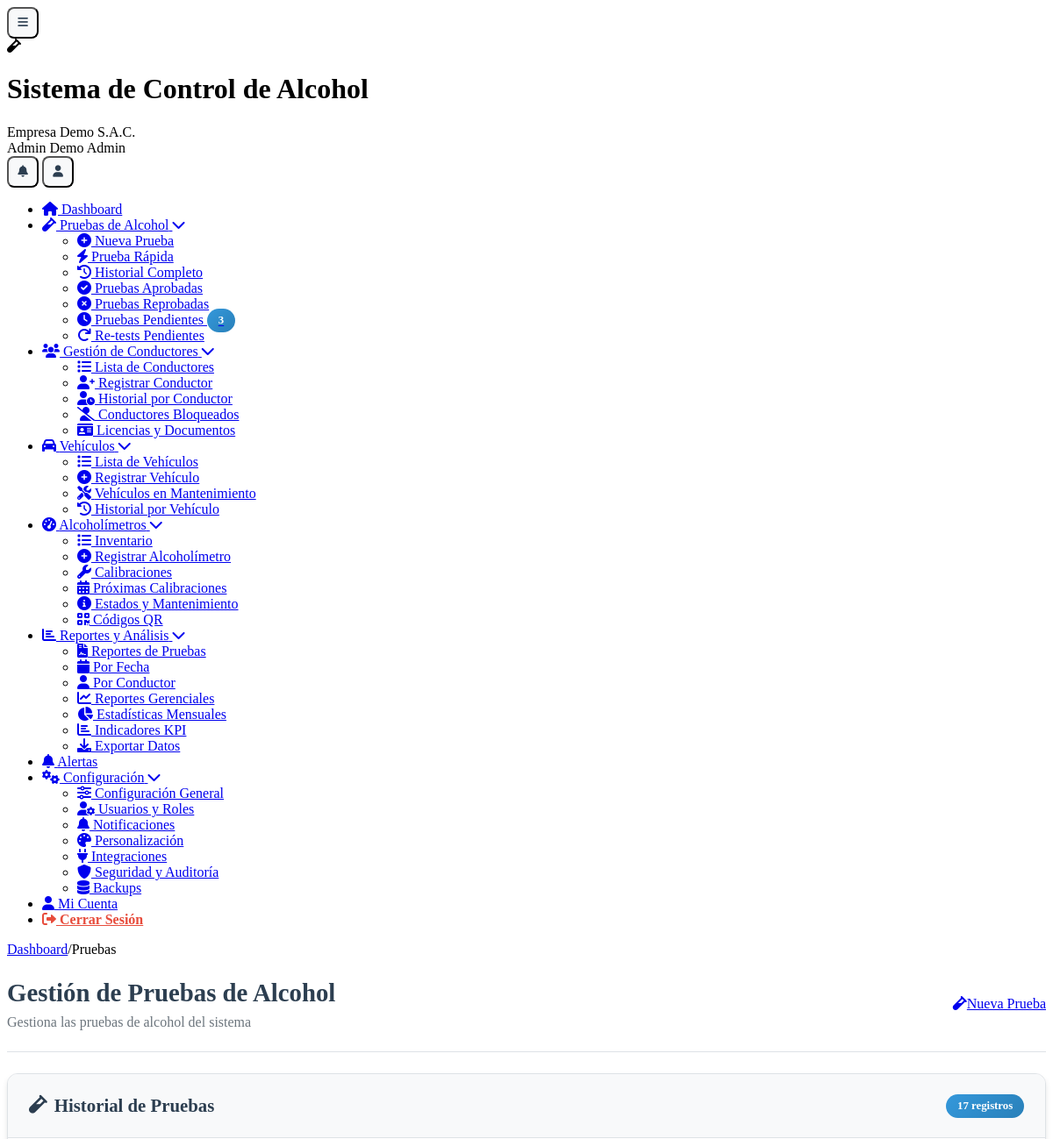
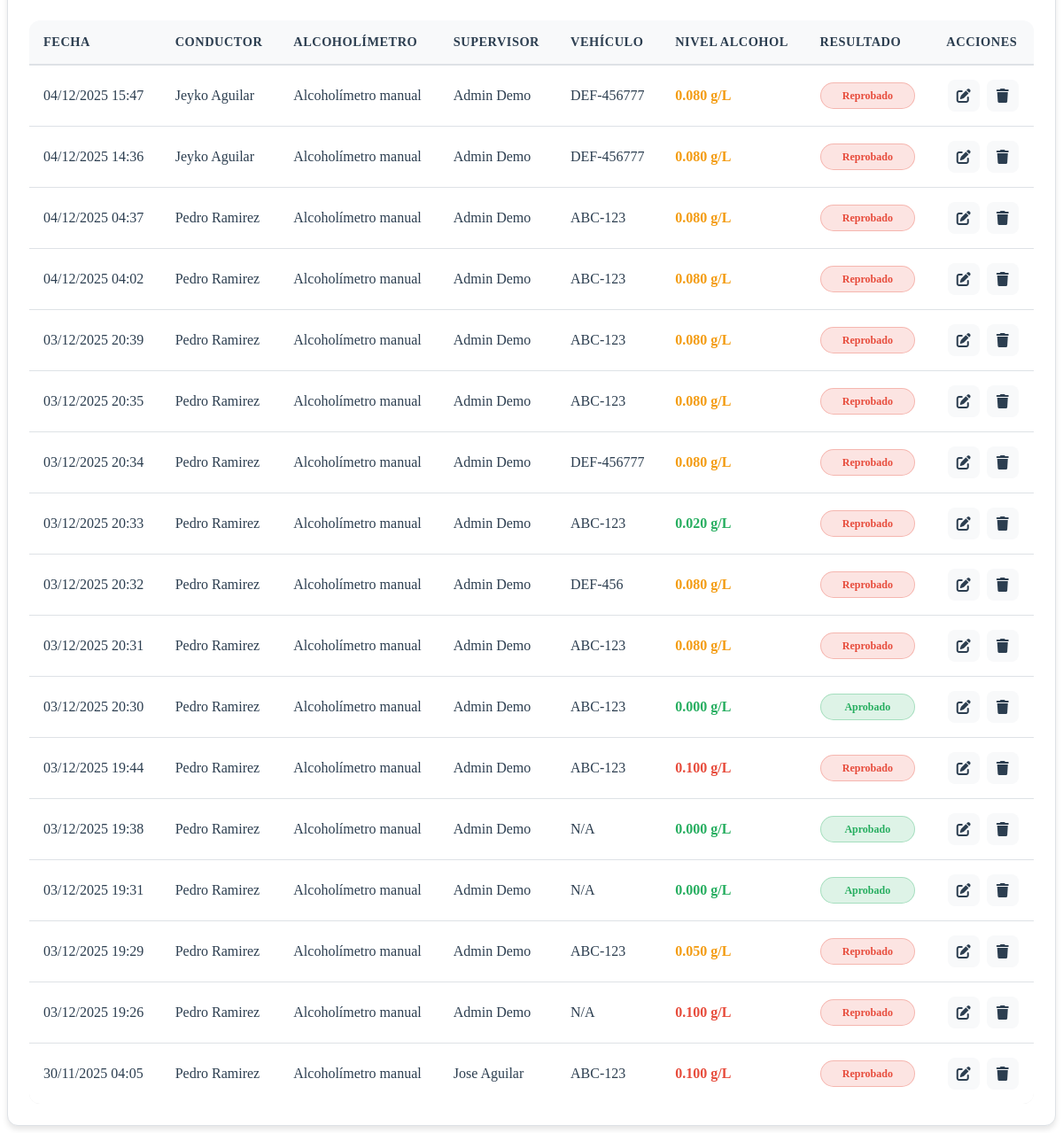
/nueva-prueba.php (signed in), run on the app's committed database (2 pictures, top to bottom).
### tables this page shows
CREATE TABLE `usuarios` (
  `id` int(11) NOT NULL,
  `cliente_id` int(11) DEFAULT NULL,
  `nombre` varchar(100) NOT NULL,
  `apellido` varchar(100) DEFAULT NULL,
  `email` varchar(255) NOT NULL,
  `password` varchar(255) NOT NULL,
  `telefono` varchar(20) DEFAULT NULL,
  `dni` varchar(15) DEFAULT NULL,
  `rol` enum('super_admin','admin','supervisor','operador','conductor','auditor') NOT NULL,
  `foto_perfil` varchar(255) DEFAULT NULL,
  `estado` tinyint(1) DEFAULT 1,
  `ultimo_login` timestamp NULL DEFAULT NULL,
  `token_recuperacion` varchar(100) DEFAULT NULL,
  `fecha_expiracion_token` datetime DEFAULT NULL,
  `intentos_login` int(11) DEFAULT 0,
  `bloqueado_hasta` datetime DEFAULT NULL,
  `fecha_creacion` timestamp NULL DEFAULT current_timestamp()
);

CREATE TABLE `clientes` (
  `id` int(11) NOT NULL,
  `nombre_empresa` varchar(255) NOT NULL,
  `ruc` varchar(20) NOT NULL,
  `direccion` text DEFAULT NULL,
  `telefono` varchar(20) DEFAULT NULL,
  `email_contacto` varchar(255) DEFAULT NULL,
  `plan_id` int(11) NOT NULL,
  `logo` varchar(255) DEFAULT NULL,
  `color_primario` varchar(7) DEFAULT '#2196F3',
  `color_secundario` varchar(7) DEFAULT '#1976D2',
  `fecha_registro` timestamp NULL DEFAULT current_timestamp(),
  `fecha_vencimiento` date DEFAULT NULL,
  `estado` enum('activo','inactivo','suspendido','prueba') DEFAULT 'prueba',
  `token_api` varchar(100) DEFAULT NULL,
  `modo_demo` tinyint(1) DEFAULT 1
);

CREATE TABLE `pruebas` (
  `id` int(11) NOT NULL,
  `cliente_id` int(11) NOT NULL,
  `alcoholimetro_id` int(11) NOT NULL,
  `conductor_id` int(11) NOT NULL,
  `supervisor_id` int(11) NOT NULL,
  `vehiculo_id` int(11) DEFAULT NULL,
  `nivel_alcohol` decimal(5,3) NOT NULL,
  `limite_permisible` decimal(5,3) DEFAULT 0.000,
  `resultado` enum('aprobado','reprobado') NOT NULL,
  `es_retest` tinyint(1) DEFAULT 0,
  `prueba_padre_id` int(11) DEFAULT NULL,
  `intento_numero` int(11) DEFAULT 1,
  `motivo_retest` varchar(100) DEFAULT NULL,
  `aprobado_por_supervisor` tinyint(1) DEFAULT 0,
  `fecha_aprobacion_retest` timestamp NULL DEFAULT NULL,
  `latitud` decimal(10,8) DEFAULT NULL,
  `longitud` decimal(11,8) DEFAULT NULL,
  `direccion_geocodificada` text DEFAULT NULL,
  `foto_evidencia` varchar(255) DEFAULT NULL,
  `firma_conductor` varchar(255) DEFAULT NULL,
  `firma_supervisor` varchar(255) DEFAULT NULL,
  `observaciones` text DEFAULT NULL,
  `fecha_prueba` timestamp NULL DEFAULT current_timestamp(),
  `sync_movil` tinyint(1) DEFAULT 0,
  `dispositivo_movil` varchar(100) DEFAULT NULL,
  `hash_verificacion` varchar(100) DEFAULT NULL,
  `temperatura_ambiente` decimal(4,2) DEFAULT NULL,
  `humedad_ambiente` decimal(4,2) DEFAULT NULL
);

CREATE TABLE `alcoholimetros` (
  `id` int(11) NOT NULL,
  `cliente_id` int(11) NOT NULL,
  `numero_serie` varchar(50) NOT NULL,
  `nombre_activo` varchar(100) NOT NULL,
  `modelo` varchar(50) DEFAULT NULL,
  `marca` varchar(50) DEFAULT NULL,
  `fecha_calibracion` date DEFAULT NULL,
  `proxima_calibracion` date DEFAULT NULL,
  `estado` enum('activo','inactivo','mantenimiento','calibracion') DEFAULT 'activo',
  `qr_code` varchar(255) DEFAULT NULL,
  `fecha_creacion` timestamp NULL DEFAULT current_timestamp(),
  `fecha_actualizacion` timestamp NULL DEFAULT current_timestamp() ON UPDATE current_timestamp()
);

CREATE TABLE `vehiculos` (
  `id` int(11) NOT NULL,
  `cliente_id` int(11) NOT NULL,
  `placa` varchar(20) NOT NULL,
  `marca` varchar(50) DEFAULT NULL,
  `modelo` varchar(50) DEFAULT NULL,
  `anio` int(11) DEFAULT NULL,
  `color` varchar(30) DEFAULT NULL,
  `kilometraje` int(11) DEFAULT NULL,
  `estado` enum('activo','inactivo','mantenimiento') DEFAULT 'activo',
  `fecha_creacion` timestamp NULL DEFAULT current_timestamp()
);

CREATE TABLE `configuraciones` (
  `id` int(11) NOT NULL,
  `cliente_id` int(11) NOT NULL,
  `limite_alcohol_permisible` decimal(5,3) DEFAULT 0.000,
  `intervalo_retest_minutos` int(11) DEFAULT 15,
  `intentos_retest` int(11) DEFAULT 3,
  `requerir_geolocalizacion` tinyint(1) DEFAULT 1,
  `requerir_foto_evidencia` tinyint(1) DEFAULT 0,
  `requerir_firma_digital` tinyint(1) DEFAULT 1,
  `notificaciones_email` tinyint(1) DEFAULT 1,
  `notificaciones_sms` tinyint(1) DEFAULT 0,
  `notificaciones_push` tinyint(1) DEFAULT 1,
  `timezone` varchar(50) DEFAULT 'America/Lima',
  `idioma` enum('es','en','pt') DEFAULT 'es',
  `formato_fecha` varchar(20) DEFAULT 'd/m/Y',
  `fecha_actualizacion` timestamp NULL DEFAULT current_timestamp() ON UPDATE current_timestamp(),
  `nivel_advertencia` decimal(5,3) DEFAULT 0.025,
  `nivel_critico` decimal(5,3) DEFAULT 0.080,
  `unidad_medida` varchar(10) DEFAULT 'g/L',
  `bloqueo_conductor_horas` int(11) DEFAULT 24,
  `notificar_supervisor_retest` tinyint(1) DEFAULT 1,
  `requerir_aprobacion_supervisor` tinyint(1) DEFAULT 0,
  `requerir_observaciones` tinyint(1) DEFAULT 0,
  `tiempo_maximo_prueba_minutos` int(11) DEFAULT 10,
  `distancia_maxima_metros` int(11) DEFAULT 500,
  `notificaciones_whatsapp` tinyint(1) DEFAULT 0,
  `email_notificacion` varchar(255) DEFAULT NULL,
  `telefono_notificacion` varchar(20) DEFAULT NULL,
  `emails_adicionales` text DEFAULT NULL,
  `backup_diario` tinyint(1) DEFAULT 1,
  `backup_semanal` tinyint(1) DEFAULT 1,
  `backup_mensual` tinyint(1) DEFAULT 0,
  `retencion_dias` int(11) DEFAULT 30,
  `observaciones` text NOT NULL
);

### includes/Database.php (called while the page is built, shortened)
<?php
class Database {
    private $host = DB_HOST;
    private $db_name = DB_NAME;
    private $username = DB_USER;
    private $password = DB_PASS;
    public $conn;
    public function getConnection() {
        $this->conn = null;
        try {
            $this->conn = new PDO(
                "mysql:host=" . $this->host . ";dbname=" . $this->db_name,
                $this->username,
                $this->password
            );
            $this->conn->exec("set names utf8");
            $this->conn->setAttribute(PDO::ATTR_ERRMODE, PDO::ERRMODE_EXCEPTION);
        } catch(PDOException $exception) {
            error_log("Error de conexión: " . $exception->getMessage());
            return false;
        }
        return $this->conn;
    }
    public function fetchOne($query, $params = []) {
        try {
            $stmt = $this->conn->prepare($query);
            $stmt->execute($params);
            return $stmt->fetch(PDO::FETCH_ASSOC);
        } catch (PDOException $e) {
            error_log("Error en fetchOne: " . $e->getMessage());
            return false;
        }
    }
    public function fetchAll($query, $params = []) {
        try {
            $stmt = $this->conn->prepare($query);
            $stmt->execute($params);
            return $stmt->fetchAll(PDO::FETCH_ASSOC);
        } catch (PDOException $e) {
            error_log("Error en fetchAll: " . $e->getMessage());
            return false;
        }
    }
}
?>

### nueva-prueba.php (the view, shortened to what this page needs)
<?php
require_once __DIR__ . '/includes/Database.php';
$page_title = 'Gestión de Pruebas de Alcohol';
$breadcrumbs = [
    'index.php' => 'Dashboard',
    'nueva-prueba.php' => 'Pruebas'
];
require_once __DIR__ . '/includes/header.php';
$db = new Database();
$cliente_id = $_SESSION['cliente_id'] ?? 0;
$modo_edicion = false;
$configuracion = $db->fetchOne("
    SELECT limite_alcohol_permisible, nivel_advertencia, nivel_critico, unidad_medida
    FROM configuraciones
    WHERE cliente_id = ?
", [$cliente_id]);
$pruebas = $db->fetchAll("
    SELECT p.*,
           a.nombre_activo as alcoholimetro_nombre,
           CONCAT(u_conductor.nombre, ' ', u_conductor.apellido) as conductor_nombre,
           CONCAT(u_supervisor.nombre, ' ', u_supervisor.apellido) as supervisor_nombre,
           v.placa as vehiculo_placa
    FROM pruebas p
    LEFT JOIN alcoholimetros a ON p.alcoholimetro_id = a.id
    LEFT JOIN usuarios u_conductor ON p.conductor_id = u_conductor.id
    LEFT JOIN usuarios u_supervisor ON p.supervisor_id = u_supervisor.id
    LEFT JOIN vehiculos v ON p.vehiculo_id = v.id
    WHERE p.cliente_id = ?
    ORDER BY p.fecha_prueba DESC
", [$cliente_id]);
?>
<div class="content-body">
    <div class="dashboard-header">
        <div class="welcome-section">
            <h1><?php echo $page_title; ?></h1>
            <p class="dashboard-subtitle">Gestiona las pruebas de alcohol del sistema</p>
        </div>
        <div class="header-actions">
            <?php if ($modo_edicion): ?>
                <a href="nueva-prueba.php" class="btn btn-outline">
                    <i class="fas fa-arrow-left"></i>Volver a la lista
                </a>
            <?php else: ?>
                <a href="?nuevo=true" class="btn btn-primary">
                    <i class="fas fa-vial"></i>Nueva Prueba
                </a>
            <?php endif; ?>
        </div>
    </div>
    <div class="crud-container">
        <?php if (!$modo_edicion && !isset($_GET['nuevo'])): ?>
        <div class="card">
            <div class="card-header">
                <h3><i class="fas fa-vial"></i> Historial de Pruebas</h3>
                <div class="card-actions">
                    <span class="badge"><?php echo count($pruebas); ?> registros</span>
                </div>
            </div>
            <div class="card-body">
                <?php if (!empty($pruebas)): ?>
                <div class="table-responsive">
                    <table class="data-table">
                        <thead>
                            <tr>
                                <th>Fecha</th>
                                <th>Conductor</th>
                                <th>Alcoholímetro</th>
                                <th>Supervisor</th>
                                <th>Vehículo</th>
                                <th>Nivel Alcohol</th>
                                <th>Resultado</th>
                                <th>Acciones</th>
                            </tr>
                        </thead>
                        <tbody>
                            <?php foreach ($pruebas as $prueba): ?>
                            <tr>
                                <td><?php echo date('d/m/Y H:i', strtotime($prueba['fecha_prueba'])); ?></td>
                                <td><?php echo htmlspecialchars($prueba['conductor_nombre'] ?? 'N/A'); ?></td>
                                <td><?php echo htmlspecialchars($prueba['alcoholimetro_nombre'] ?? 'N/A'); ?></td>
                                <td><?php echo htmlspecialchars($prueba['supervisor_nombre'] ?? 'N/A'); ?></td>
                                <td><?php echo htmlspecialchars($prueba['vehiculo_placa'] ?? 'N/A'); ?></td>
                                <td>
                                    <span class="<?php echo $prueba['nivel_alcohol'] > $configuracion['nivel_critico'] ? 'text-danger' : ($prueba['nivel_alcohol'] > $configuracion['nivel_advertencia'] ? 'text-warning' : 'text-success'); ?>">
                                        <?php echo number_format($prueba['nivel_alcohol'], 3); ?> <?php echo $configuracion['unidad_medida']; ?>
                                    </span>
                                </td>
                                <td>
                                    <?php
                                    $clase_resultado = $prueba['resultado'] === 'aprobado' ? 'success' : 'danger';
                                    ?>
                                    <span class="status-badge <?php echo $clase_resultado; ?>">
                                        <?php echo ucfirst($prueba['resultado']); ?>
                                    </span>
                                </td>
                                <td class="action-buttons">
                                    <a href="?editar=<?php echo $prueba['id']; ?>" class="btn-icon" title="Editar">
                                        <i class="fas fa-edit"></i>
                                    </a>
                                    <a href="?eliminar=<?php echo $prueba['id']; ?>"
                                       class="btn-icon danger"
                                       title="Eliminar"
                                       onclick="return confirm('¿Estás seguro de eliminar esta prueba?')">
                                        <i class="fas fa-trash"></i>
                                    </a>
                                </td>
                            </tr>
                            <?php endforeach; ?>
                        </tbody>
                    </table>
                </div>
                <?php endif; ?>
            </div>
        </div>
        <?php endif; ?>
    </div>
</div>
<?php
require_once __DIR__ . '/includes/footer.php';
?>

### includes/header.php (shortened to what this page needs)
<?php
$database = new Database();
$user_id = $_SESSION['user_id'] ?? null;
$user_query = $database->fetchOne("
    SELECT u.*, c.nombre_empresa, c.logo, c.color_primario, c.color_secundario, p.nombre_plan
    FROM usuarios u
    LEFT JOIN clientes c ON u.cliente_id = c.id
    LEFT JOIN planes p ON c.plan_id = p.id
    WHERE u.id = ?
", [$user_id]);
?>
<!DOCTYPE html>
<html lang="es">
<head>
	<link rel="stylesheet" href="<?php echo BASE_URL; ?>/assets/css/simple-style.css">
    <link rel="stylesheet" href="<?php echo BASE_URL; ?>/assets/css/responsive.css">
	<link rel="stylesheet" href="<?php echo BASE_URL; ?>/assets/css/dashboard-enhancements.css">
    <link href="https://cdnjs.cloudflare.com/ajax/libs/font-awesome/6.0.0/css/all.min.css" rel="stylesheet">
</head>
<body>
    <div class="app-container">
        <header class="app-header">
            <div class="header-content">
                <div class="brand-section">
                    <button class="sidebar-toggle btn-icon d-md-none" onclick="toggleSidebar()">
                        <i class="fas fa-bars"></i>
                    </button>
                    <?php if (!empty($user_query['logo'])): ?>
                    <img src="<?php echo BASE_URL . '/assets/uploads/' . $user_query['logo']; ?>" alt="Logo" class="brand-logo">
                    <?php else: ?>
                    <div class="brand-logo default-logo">
                        <i class="fas fa-vial"></i>
                    </div>
                    <?php endif; ?>
                    <div class="brand-text">
                        <h1 class="app-name"><?php echo SITE_NAME; ?></h1>
                        <span class="client-name"><?php echo htmlspecialchars($user_query['nombre_empresa'] ?? 'Empresa'); ?></span>
                    </div>
                </div>
                <div class="user-menu">
                    <div class="user-info">
                        <span class="user-name"><?php echo htmlspecialchars(($user_query['nombre'] ?? 'Usuario') . ' ' . ($user_query['apellido'] ?? 'Sistema')); ?></span>
                        <span class="user-role"><?php echo ucfirst(str_replace('_', ' ', $user_query['rol'] ?? 'usuario')); ?></span>
                    </div>
                    <div class="user-actions">
                        <button class="btn-icon" onclick="toggleNotifications()">
                            <i class="fas fa-bell"></i>
                        </button>
                        <button class="btn-icon" onclick="toggleUserMenu()">
                            <i class="fas fa-user"></i>
                        </button>
                    </div>
                </div>
            </div>
        </header>
        <div class="main-content">
            <?php include 'includes/sidebar.php'; ?>
            <main class="content-area">
                <div class="content-header">
                    <div class="breadcrumb">
                        <?php
                        if (!empty($breadcrumbs)) {
                            $last_key = array_key_last($breadcrumbs);
                            foreach ($breadcrumbs as $key => $crumb) {
                                if ($key === $last_key) {
                                    echo '<span class="breadcrumb-text">' . htmlspecialchars($crumb) . '</span>';
                                } else {
                                    echo '<a href="' . $key . '" class="breadcrumb-link">' . htmlspecialchars($crumb) . '</a>';
                                    echo '<span class="breadcrumb-separator">/</span>';
                                }
                            }
                        }
                        ?>
                    </div>
                </div>
                <div class="content-body">

### data on the page
usuarios: cliente.nombre_empresa "Empresa Demo S.A.C.", nombre+apellido "Admin Demo", rol "Admin"
pruebas: fecha_prueba "04/12/2025 15:47", conductor_nombre "Jeyko Aguilar", alcoholimetro.nombre_activo "Alcoholímetro manual", supervisor_nombre "Admin Demo", vehiculo.placa "DEF-456777", nivel_alcohol "0.080", resultado "Reprobado"
configuraciones: unidad_medida "g/L"
pruebas: fecha_prueba "04/12/2025 14:36", conductor_nombre "Jeyko Aguilar", alcoholimetro.nombre_activo "Alcoholímetro manual", supervisor_nombre "Admin Demo", vehiculo.placa "DEF-456777", nivel_alcohol "0.080", resultado "Reprobado"
pruebas: fecha_prueba "04/12/2025 04:37", conductor_nombre "Pedro Ramirez", alcoholimetro.nombre_activo "Alcoholímetro manual", supervisor_nombre "Admin Demo", vehiculo.placa "ABC-123", nivel_alcohol "0.080", resultado "Reprobado"
pruebas: fecha_prueba "04/12/2025 04:02", conductor_nombre "Pedro Ramirez", alcoholimetro.nombre_activo "Alcoholímetro manual", supervisor_nombre "Admin Demo", vehiculo.placa "ABC-123", nivel_alcohol "0.080", resultado "Reprobado"
pruebas: fecha_prueba "03/12/2025 20:39", conductor_nombre "Pedro Ramirez", alcoholimetro.nombre_activo "Alcoholímetro manual", supervisor_nombre "Admin Demo", vehiculo.placa "ABC-123", nivel_alcohol "0.080", resultado "Reprobado"
pruebas: fecha_prueba "03/12/2025 20:35", conductor_nombre "Pedro Ramirez", alcoholimetro.nombre_activo "Alcoholímetro manual", supervisor_nombre "Admin Demo", vehiculo.placa "ABC-123", nivel_alcohol "0.080", resultado "Reprobado"
pruebas: fecha_prueba "03/12/2025 20:34", conductor_nombre "Pedro Ramirez", alcoholimetro.nombre_activo "Alcoholímetro manual", supervisor_nombre "Admin Demo", vehiculo.placa "DEF-456777", nivel_alcohol "0.080", resultado "Reprobado"
pruebas: fecha_prueba "03/12/2025 20:33", conductor_nombre "Pedro Ramirez", alcoholimetro.nombre_activo "Alcoholímetro manual", supervisor_nombre "Admin Demo", vehiculo.placa "ABC-123", nivel_alcohol "0.020", resultado "Reprobado"
pruebas: fecha_prueba "03/12/2025 20:32", conductor_nombre "Pedro Ramirez", alcoholimetro.nombre_activo "Alcoholímetro manual", supervisor_nombre "Admin Demo", vehiculo.placa "DEF-456", nivel_alcohol "0.080", resultado "Reprobado"
pruebas: fecha_prueba "03/12/2025 20:31", conductor_nombre "Pedro Ramirez", alcoholimetro.nombre_activo "Alcoholímetro manual", supervisor_nombre "Admin Demo", vehiculo.placa "ABC-123", nivel_alcohol "0.080", resultado "Reprobado"
pruebas: fecha_prueba "03/12/2025 20:30", conductor_nombre "Pedro Ramirez", alcoholimetro.nombre_activo "Alcoholímetro manual", supervisor_nombre "Admin Demo", vehiculo.placa "ABC-123", nivel_alcohol "0.000", resultado "Aprobado"
pruebas: fecha_prueba "03/12/2025 19:44", conductor_nombre "Pedro Ramirez", alcoholimetro.nombre_activo "Alcoholímetro manual", supervisor_nombre "Admin Demo", vehiculo.placa "ABC-123", nivel_alcohol "0.100", resultado "Reprobado"
pruebas: fecha_prueba "03/12/2025 19:38", conductor_nombre "Pedro Ramirez", alcoholimetro.nombre_activo "Alcoholímetro manual", supervisor_nombre "Admin Demo", vehiculo_placa "N/A", nivel_alcohol "0.000", resultado "Aprobado"
pruebas: fecha_prueba "03/12/2025 19:31", conductor_nombre "Pedro Ramirez", alcoholimetro.nombre_activo "Alcoholímetro manual", supervisor_nombre "Admin Demo", vehiculo_placa "N/A", nivel_alcohol "0.000", resultado "Aprobado"
pruebas: fecha_prueba "03/12/2025 19:29", conductor_nombre "Pedro Ramirez", alcoholimetro.nombre_activo "Alcoholímetro manual", supervisor_nombre "Admin Demo", vehiculo.placa "ABC-123", nivel_alcohol "0.050", resultado "Reprobado"
pruebas: fecha_prueba "03/12/2025 19:26", conductor_nombre "Pedro Ramirez", alcoholimetro.nombre_activo "Alcoholímetro manual", supervisor_nombre "Admin Demo", vehiculo_placa "N/A", nivel_alcohol "0.100", resultado "Reprobado"
pruebas: fecha_prueba "30/11/2025 04:05", conductor_nombre "Pedro Ramirez", alcoholimetro.nombre_activo "Alcoholímetro manual", supervisor_nombre "Jose Aguilar", vehiculo.placa "ABC-123", nivel_alcohol "0.100", resultado "Reprobado"

### other printed values
SITE_NAME "Sistema de Control de Alcohol"
$crumb "Dashboard"
$crumb "Pruebas"
$page_title "Gestión de Pruebas de Alcohol"
count($pruebas) "17"
